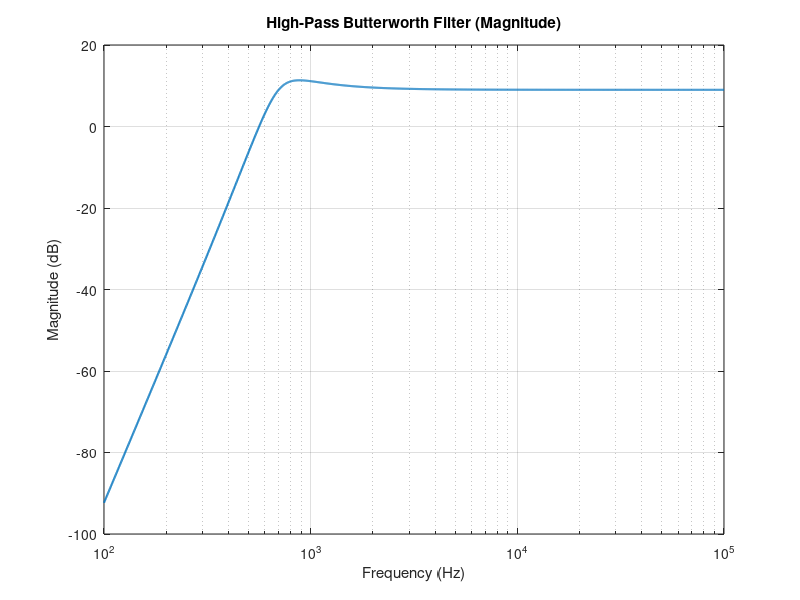
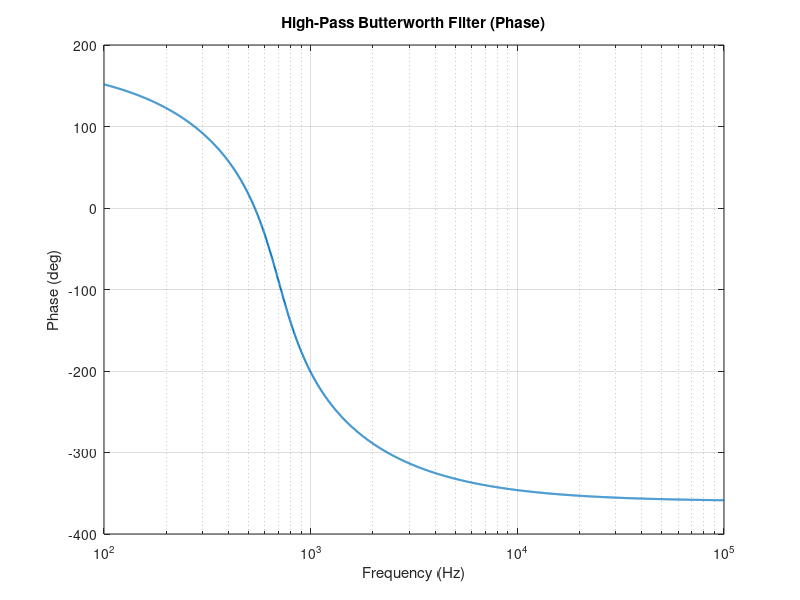

Write MATLAB code to recreate these figures, in order.
clc; clear;

% Gain (9 dB)
K = 10^(9/20);

% Cutoff
fc = 700;
wc = 2*pi*fc;  % rad/s

f = logspace(2,5,2000); % 100 Hz to 100 kHz
w = 2*pi*f;             % rad/s

a1 = 0.5176;
a2 = 1.0000;
a3 = 1.9319;

num1 = [1 0 0];
den1 = [1 a1*wc wc^2];

num2 = [1 0 0];
den2 = [1 a2*wc wc^2];

num3 = [1 0 0];
den3 = [1 a3*wc wc^2];

num = K*conv(conv(num1,num2),num3);
den = conv(conv(den1,den2),den3);

H = freqs(num, den, w)

mag = 20*log10(abs(H));
ph  = unwrap(angle(H))*180/pi;

% Magnitude plot
figure;
semilogx(f, mag, 'LineWidth', 1.5);
grid on;
xlabel('Frequency (Hz)');
ylabel('Magnitude (dB)');
title('High-Pass Butterworth Filter (Magnitude)');

% Phase plot
figure;
semilogx(f, ph, 'LineWidth', 1.5);
grid on;
xlabel('Frequency (Hz)');
ylabel('Phase (deg)');
title('High-Pass Butterworth Filter (Phase)');
